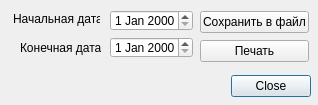
<?xml version="1.0" encoding="UTF-8"?>
<ui version="4.0">
 <class>ReportDialog</class>
 <widget class="QDialog" name="ReportDialog">
  <property name="geometry">
   <rect>
    <x>0</x>
    <y>0</y>
    <width>318</width>
    <height>105</height>
   </rect>
  </property>
  <property name="windowTitle">
   <string>Генерация отчетов</string>
  </property>
  <property name="windowIcon">
   <iconset resource="Icons.qrc">
    <normaloff>:/images/favicon.ico</normaloff>:/images/favicon.ico</iconset>
  </property>
  <widget class="QDialogButtonBox" name="buttonBox">
   <property name="geometry">
    <rect>
     <x>-30</x>
     <y>70</y>
     <width>341</width>
     <height>32</height>
    </rect>
   </property>
   <property name="orientation">
    <enum>Qt::Horizontal</enum>
   </property>
   <property name="standardButtons">
    <set>QDialogButtonBox::Close</set>
   </property>
  </widget>
  <widget class="QLabel" name="dateBeginLabel">
   <property name="geometry">
    <rect>
     <x>13</x>
     <y>11</y>
     <width>87</width>
     <height>16</height>
    </rect>
   </property>
   <property name="text">
    <string>Начальная дата:</string>
   </property>
  </widget>
  <widget class="QWidget" name="layoutWidget">
   <property name="geometry">
    <rect>
     <x>200</x>
     <y>10</y>
     <width>109</width>
     <height>54</height>
    </rect>
   </property>
   <layout class="QVBoxLayout" name="buttonsLayout">
    <item>
     <widget class="QPushButton" name="saveToFileBtn">
      <property name="text">
       <string>Сохранить в файл</string>
      </property>
     </widget>
    </item>
    <item>
     <widget class="QPushButton" name="printBtn">
      <property name="text">
       <string>Печать</string>
      </property>
     </widget>
    </item>
   </layout>
  </widget>
  <widget class="QWidget" name="layoutWidget">
   <property name="geometry">
    <rect>
     <x>110</x>
     <y>10</y>
     <width>83</width>
     <height>48</height>
    </rect>
   </property>
   <layout class="QVBoxLayout" name="verticalLayout">
    <item>
     <widget class="QDateEdit" name="dateBeginEdit"/>
    </item>
    <item>
     <widget class="QDateEdit" name="dateEndEdit"/>
    </item>
   </layout>
  </widget>
  <widget class="QLabel" name="dateEndLabel">
   <property name="geometry">
    <rect>
     <x>20</x>
     <y>40</y>
     <width>81</width>
     <height>16</height>
    </rect>
   </property>
   <property name="text">
    <string>Конечная дата:</string>
   </property>
  </widget>
 </widget>
 <resources>
  <include location="Icons.qrc"/>
 </resources>
 <connections>
  <connection>
   <sender>buttonBox</sender>
   <signal>accepted()</signal>
   <receiver>ReportDialog</receiver>
   <slot>accept()</slot>
   <hints>
    <hint type="sourcelabel">
     <x>248</x>
     <y>254</y>
    </hint>
    <hint type="destinationlabel">
     <x>157</x>
     <y>274</y>
    </hint>
   </hints>
  </connection>
  <connection>
   <sender>buttonBox</sender>
   <signal>rejected()</signal>
   <receiver>ReportDialog</receiver>
   <slot>reject()</slot>
   <hints>
    <hint type="sourcelabel">
     <x>316</x>
     <y>260</y>
    </hint>
    <hint type="destinationlabel">
     <x>286</x>
     <y>274</y>
    </hint>
   </hints>
  </connection>
 </connections>
</ui>
